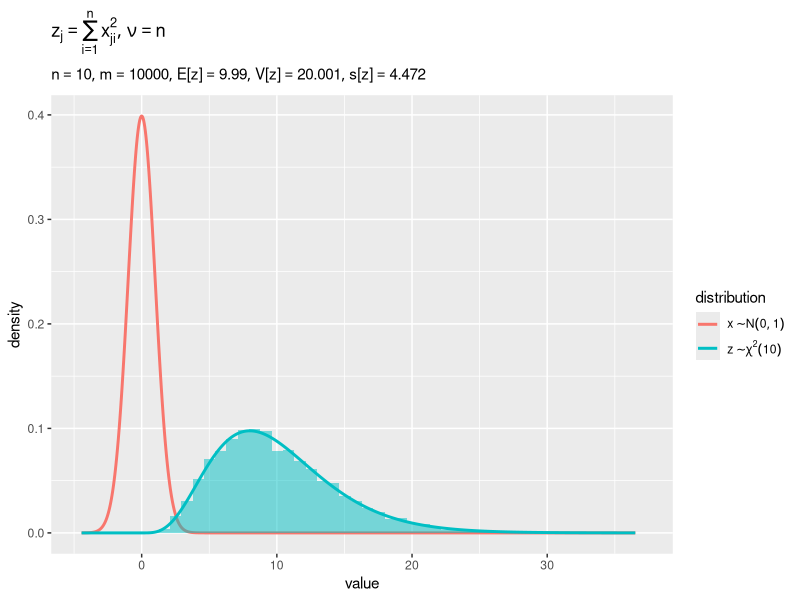

Recreate this plot in R. (Note: this script raises an error after producing the figure.)

# カイ二乗分布 ------------------------------------------------------------------

# 利用パッケージ
library(tidyverse)
library(gganimate)

# チェック用
library(ggplot2)


# 標準正規分布とカイ二乗分布の関係 ----------------------------------------------------------

# 試行回数を指定
max_iter <- 10000

# サンプルサイズ(自由度)を指定
N <- 10

# (標準)正規分布のパラメータを指定:(固定)
mu_x    <- 0
sigma_x <- 1


# サンプリング
sample_x_df <- tidyr::expand_grid(
  iter = 1:max_iter, # 試行番号
  i    = 1:N         # データ番号:(サンプル)
) |> 
  dplyr::group_by(iter) |> # 乱数生成用
  dplyr::mutate(
    x = rnorm(n = N, mean = mu_x, sd = sigma_x)
  ) |> 
  dplyr::ungroup()

# サンプル2乗和を計算
sample_z_df <- sample_x_df |> 
  # dplyr::mutate(
  #   x = (x - mu_x) / sigma_x # 標準化
  # ) |> 
  dplyr::group_by(iter) |> # 平均の計算用
  dplyr::summarise(
    z = sum(x^2), .groups = "drop"
  )

# 確率変数の範囲を設定
x_min <- min(sample_x_df[["x"]], sample_z_df[["z"]])
x_max <- max(sample_x_df[["x"]], sample_z_df[["z"]])

# 確率密度を計算
dens_df <- tibble::tibble(
  x      = seq(from = x_min, to = x_max, length.out = 1000), 
  dens_x = dnorm(x = x, mean = mu_x, sd = sigma_x), # 正規分布
  dens_z = dchisq(x = x, df = N) # カイ二乗分布
) |> 
  tidyr::pivot_longer(
    cols = !x, 
    names_prefix = "dens_", 
    names_to  = "dist", 
    values_to = "dens"
  ) # 確率密度列をまとめる


### ・結果の作図 -----

# サンプル2乗和を抽出
sample_z_vec <- sample_z_df[["z"]]

# サンプル2乗和の標本統計量を計算:(ラベル用)
mean_z <- sum(sample_z_vec) / max_iter
var_z  <- sum((sample_z_vec - mean_z)^2) / max_iter
sd_z   <- sqrt(var_z)

# ラベル用の文字列を作成
variable_label <- paste0(
  "list(", 
  "z[j] == sum(x[ji]^2, i==1, n)", 
  ", nu == ", "n", 
  ")"
)
stats_label <- paste0(
  "list(", 
  "n == ", N, 
  ", m == ", max_iter, 
  ", E*'['*z*']' == ", round(mean_z, digits = 3), 
  ", V*'['*z*']' == ", round(var_z, digits = 3), 
  ", s*'['*z*']' == ", round(sd_z, digits = 3), 
  ")"
)
param_label_vec <- c(
  parse(text = paste0("x %~% N(", mu_x, ", ", sigma_x, ")")), 
  parse(text = paste0("z %~% chi^2*(", N, ")"))
)

# サンプルを作図
ggplot() + 
  geom_line(data = dens_df, 
            mapping = aes(x = x, y = dens, color = dist), 
            linewidth = 1) + # 生成分布
  geom_histogram(data = sample_z_df, 
                 mapping = aes(x = z, y = ..density..), 
                 bins = 50, fill = scales::hue_pal()(n = 2)[2], alpha = 0.5) + # サンプル2乗和
  scale_color_hue(labels = param_label_vec) + # (凡例ラベル用)
  theme(legend.text.align = 0, 
        legend.position = "right") + 
  labs(title = parse(text = variable_label), 
       subtitle = parse(text = stats_label), 
       color = "distribution", 
       x = "value", y = "density")


### ・推移の作図 -----

# 1フレーム当たりのデータ数を指定
n_per_frame <- 100

# フレーム数を設定
frame_num <- max_iter / n_per_frame
frame_num


# サンプル2乗和の標本統計量を計算:(ラベル用)
mean_z_vec <- cumsum(sample_z_vec) / 1:max_iter
var_z_vec  <- cumsum((sample_z_vec - mean_z_vec)^2) / 1:max_iter
sd_z_vec   <- sqrt(var_z_vec)

# サンプル2乗和を複製
trace_sample_z_df <- sample_z_df |> 
  tidyr::uncount(weights = (max_iter-iter)%/%n_per_frame+1, .id = "m") |> # 累積ミニバッチに複製
  dplyr::mutate(
    j = iter, # データ番号:(サンプル番号)
    m = max_iter - (m-1)*n_per_frame, # 行番号をデータ数に変換
    label = paste0(
      "n = ", N, 
      ", m = ", m, 
      ", E[z] = ", round(mean_z_vec[m], digits = 3), 
      ", V[z] = ", round(var_z_vec[m], digits = 3), 
      ", s[z] = ", round(sd_z_vec[m], digits = 3)
    )
  ) |> 
  tibble::add_row(
    j = 0, m = 0, 
    label = paste0("n = ", N, ", m = 0, E[z] = NA, V[z] = NA, s[z] = NA") # フレーム用ラベル
  ) |> # 初回フレーム用にダミーを追加
  dplyr::arrange(m, j) |> # 因子レベルの設定用
  dplyr::mutate(
    label = factor(label, levels = unique(label)) # フレーム番号に応じてレベル付け
  )

# サンプルを複製
trace_sample_x_df <- sample_x_df |> 
  dplyr::mutate(
    frame    = (iter-1) %/% n_per_frame + 1, # フレーム番号
    m        = frame * n_per_frame, # データ数:(サンプル)
    j        = iter, # データ番号:(サンプル2乗和)
    color_id = (j-1) %% n_per_frame, # ミニバッチ内のデータ番号
    label = unique(trace_sample_z_df[["label"]])[frame+1] # フレーム用ラベル
  ) |> 
  tibble::add_row(
    j = 0, m = 0, 
    label = paste0("n = ", N, ", m = 0, E[z] = NA, V[z] = NA, s[z] = NA")
  ) |> 
  dplyr::arrange(m, j)


# 確率密度の最大値を設定
y_max <- max(dens_df[["dens"]])

# サンプル点のプロット位置の調整値を指定
y_min <- -0.01

# サンプルを作図
anim <- ggplot() + 
  geom_line(data = dens_df, 
            mapping = aes(x = x, y = dens, color = dist), 
            linewidth = 1) + # 生成分布
  geom_histogram(data = trace_sample_z_df, 
                 mapping = aes(x = z, y = ..density..), 
                 bins = 50, fill = scales::hue_pal()(n = 2)[2], 
                 alpha = 0.5) + # サンプル2乗和
  geom_point(data = trace_sample_x_df, 
             mapping = aes(x = x, y = y_min*0.5, fill = factor(color_id)), 
             size = 2, alpha = 0.1, shape = "circle filled", stroke = 0, show.legend = FALSE) + # サンプル
  geom_point(data = trace_sample_z_df, 
             mapping = aes(x = z, y = y_min), 
             size = 2, color = scales::hue_pal()(n = 2)[2], alpha = 0.01) + # サンプル2乗和
  gganimate::transition_manual(frames = label) + # フレーム
  scale_color_hue(labels = param_label_vec) + # (凡例ラベル用)
  coord_cartesian(ylim = c(y_min, y_max)) + 
  theme(legend.text.align = 0, 
        legend.position = "right") + 
  labs(title = parse(text = variable_label), 
       subtitle = "{current_frame}", 
       color = "distribution", 
       x = "value", y = "density")

# 停止フレーム数を指定
pause_frame <- 10

# gif画像を作成
gganimate::animate(
  plot = anim, 
  nframes = frame_num+pause_frame, end_pause = pause_frame, fps = 10, 
  width = 800, height = 600, 
  renderer = gganimate::gifski_renderer()
)


# カイ二乗乱数の和の分布 -------------------------------------------------------------

### ・乱数生成・統計量の計算・分布の計算 -----

# サンプルサイズを指定
N <- 20000

# 正規分布のパラメータを指定
nu_1 <- 20
nu_2 <- 30


# サンプリング
sample_df <- tibble::tibble(
  i   = 1:N, # データ番号
  y_1 = rchisq(n = N, df = nu_1), 
  y_2 = rchisq(n = N, df = nu_2), 
  z   = y_1 + y_2
) |> 
  tidyr::pivot_longer(
    cols = !i, 
    names_to  = "dist", 
    values_to = "x"
  ) # サンプル列をまとめる

# 確率変数の範囲を設定
x_min <- min(sample_df[["x"]])
x_max <- max(sample_df[["x"]])

# 確率密度を計算
dens_df <- tibble::tibble(
  x        = seq(from = x_min, to = x_max, length.out = 1000), 
  dens_y_1 = dchisq(x = x, df = nu_1), 
  dens_y_2 = dchisq(x = x, df = nu_2),
  dens_z   = dchisq(x = x, df = nu_1+nu_2)
) |> 
  tidyr::pivot_longer(
    cols = !x, 
    names_prefix = "dens_", 
    names_to  = "dist", 
    values_to = "dens"
  ) # 確率密度列をまとめる


### ・結果の作図 -----

# サンプル和を抽出
sample_z_vec <- sample_df |> 
  dplyr::filter(dist == "z") |> 
  dplyr::pull(x)

# サンプル和の標本統計量を計算:(ラベル用)
mean_z <- sum(sample_z_vec) / N
var_z  <- sum((sample_z_vec - mean_z)^2) / N
sd_z   <- sqrt(var_z)

# ラベル用の文字列を作成
variable_label <- paste0(
  "list(", 
  "z[i] == y[i1] + y[i2]", 
  ", nu[z] == nu[1] + nu[2]", 
  ")"
)
stats_label <- paste0(
  "list(", 
  "n == ", N, 
  ", E*'['*z*']' == ", round(mean_z, digits = 3), 
  ", V*'['*z*']' == ", round(var_z, digits = 3), 
  ", s*'['*z*']' == ", round(sd_z, digits = 3), 
  ")"
)
param_label_vec <- c(
  parse(text = paste0("y[1] %~% chi^2*(", nu_1, ")")), 
  parse(text = paste0("y[2] %~% chi^2*(", nu_2, ")")), 
  parse(text = paste0("z %~% chi^2*(", nu_1+nu_2, ")"))
)

# ヒストグラムを作成
ggplot() + 
  geom_line(data = dens_df, 
            mapping = aes(x = x, y = dens, color = dist), 
            linewidth = 1) + # 生成分布
  geom_histogram(data = sample_df, 
                 mapping = aes(x = x, y = ..density.., fill = dist), 
                 position = "identity", bins = 100, alpha = 0.5) + # サンプル
  scale_color_hue(labels = param_label_vec) + # (凡例ラベル用)
  scale_fill_hue(labels = param_label_vec) + # (凡例ラベル用)
  theme(legend.text.align = 0, 
        legend.position = "right") + 
  labs(title = parse(text = variable_label), 
       subtitle = parse(text = stats_label), 
       color = "distribution", fill = "distribution", 
       x = "value", y = "density")


### ・推移の作図 -----

# 1フレーム当たりのデータ数を指定
n_per_frame <- 200

# フレーム数を設定
frame_num <- N / n_per_frame
frame_num


# サンプル和の標本統計量を計算:(ラベル用)
mean_z_vec <- cumsum(sample_z_vec) / 1:N
var_z_vec  <- cumsum((sample_z_vec - mean_z_vec)^2) / 1:N
sd_z_vec   <- sqrt(var_z_vec)

# サンプルを複製
trace_sample_df <- sample_df |> 
  tidyr::uncount(weights = (N-i)%/%n_per_frame+1, .id = "n") |> # 累積ミニバッチに複製
  dplyr::mutate(
    n = N - (n-1)*n_per_frame, # 行番号をデータ数に変換
    label = paste0(
      "n = ", n, 
      ", E[z] = ", round(mean_z_vec[n], digits = 3), 
      ", V[z] = ", round(var_z_vec[n], digits = 3), 
      ", s[z] = ", round(sd_z_vec[n], digits = 3)
    ) # フレーム用ラベル
  ) |> 
  tibble::add_row(
    i = 0, n = 0, 
    label = "n = 0, E[z] = NA, V[z] = NA, s[z] = NA"
  ) |> # 初回フレーム用にダミーを追加
  dplyr::arrange(n, dist, i) |> # 因子レベルの設定用
  dplyr::mutate(
    jitter = dplyr::case_when(
      dist == "y_1" ~ 1, 
      dist == "y_2" ~ 2, 
      dist == "z"   ~ 3
    ), # プロット位置の調整値を指定
    label = factor(label, levels = unique(label)) # フレーム番号に応じてレベル付け
  )


# 確率密度の最大値を設定
y_max <- max(dens_df[["dens"]])

# サンプル点のプロット位置の調整値を指定
y_min <- -0.001

# ヒストグラムを作成
anim <- ggplot() + 
  geom_line(data = dens_df, 
            mapping = aes(x = x, y = dens, color = dist), 
            linewidth = 1) + # 生成分布
  geom_histogram(data = trace_sample_df, 
                 mapping = aes(x = x, y = ..density.., fill = dist), 
                 position = "identity", bins = 100, alpha = 0.5) + # サンプル
  geom_point(data = trace_sample_df, 
             mapping = aes(x = x, y = y_min*jitter, color = dist), 
             size = 2, alpha = 0.01) + # サンプル
  gganimate::transition_manual(frames = label) + # フレーム
  scale_color_hue(labels = param_label_vec) + # (凡例ラベル用)
  scale_fill_hue(labels = param_label_vec) + # (凡例ラベル用)
  coord_cartesian(ylim = c(y_min*3, y_max)) + 
  theme(legend.text.align = 0, 
        legend.position = "right") + 
  labs(title = parse(text = variable_label), 
       subtitle = "{current_frame}", 
       color = "distribution", fill = "distribution", 
       x = "value", y = "density")

# 停止フレーム数を指定
pause_frame <- 10

# gif画像を作成
gganimate::animate(
  plot = anim, 
  nframes = frame_num+pause_frame, end_pause = pause_frame, fps = 10, 
  width = 800, height = 600, 
  renderer = gganimate::gifski_renderer()
)
